Frame 1 (no input): blank canvas, image omitted
Frame 60 (no input): blank canvas, image omitted
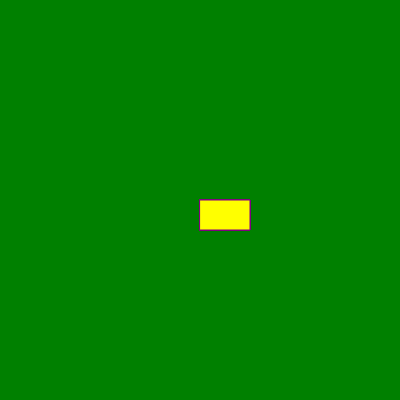
Frame 120 (the mouse pressed at the canvas centre since frame 60)

The p5.js sketch whose frames 1 and 60 were blank and that drew this single picture after the mouse press (run headless with seeded random() and noise() and a simulated clock; from frame 60 on, the mouse is pressed at the canvas centre):

// p5.js sketch
// ── sketch.js
function setup() {
  createCanvas(400, 400);
  ;background('green');
}

  function draw() {


stroke('purple')
fill('yellow');

    
  if(mouseIsPressed)
    rect(mouseX, mouseY,50,30);
    



}
